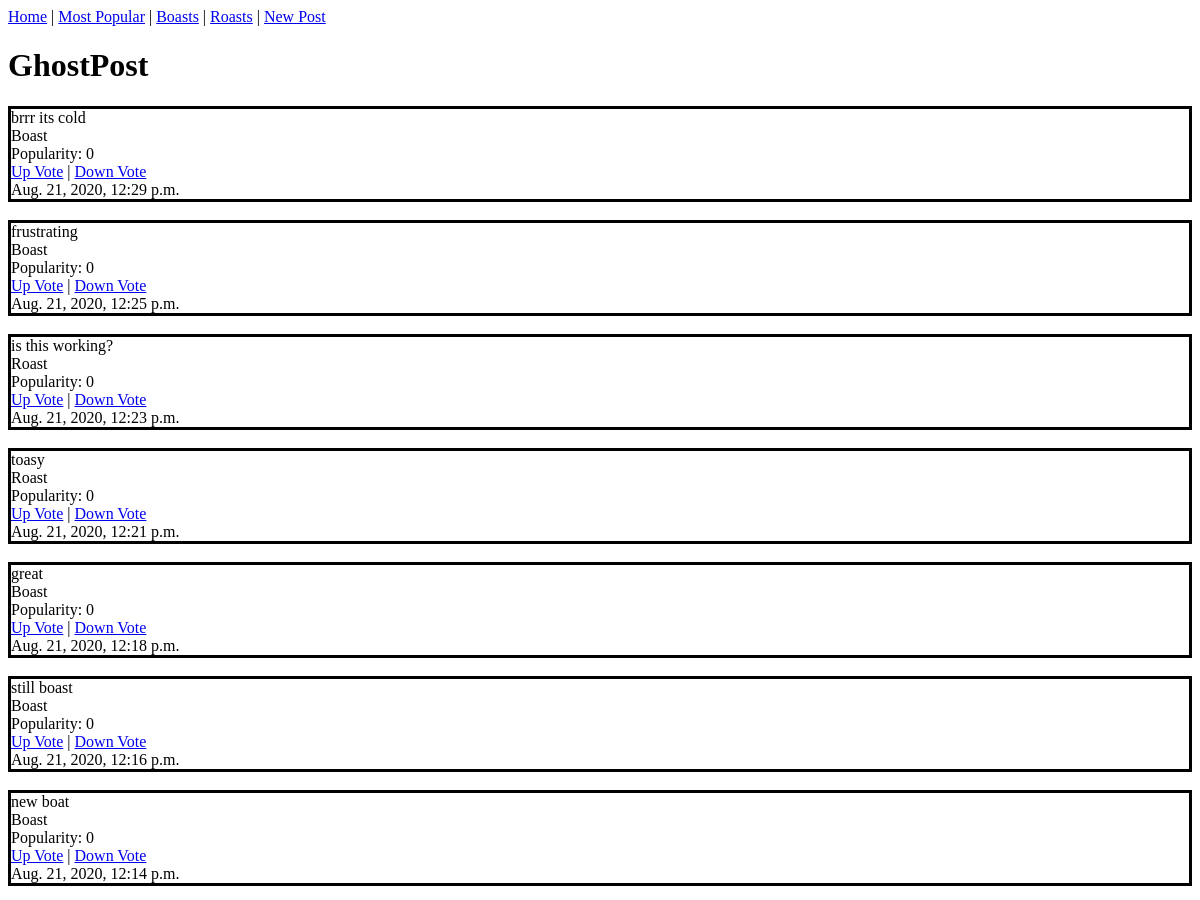
Before: / (upper part) with the older database file.
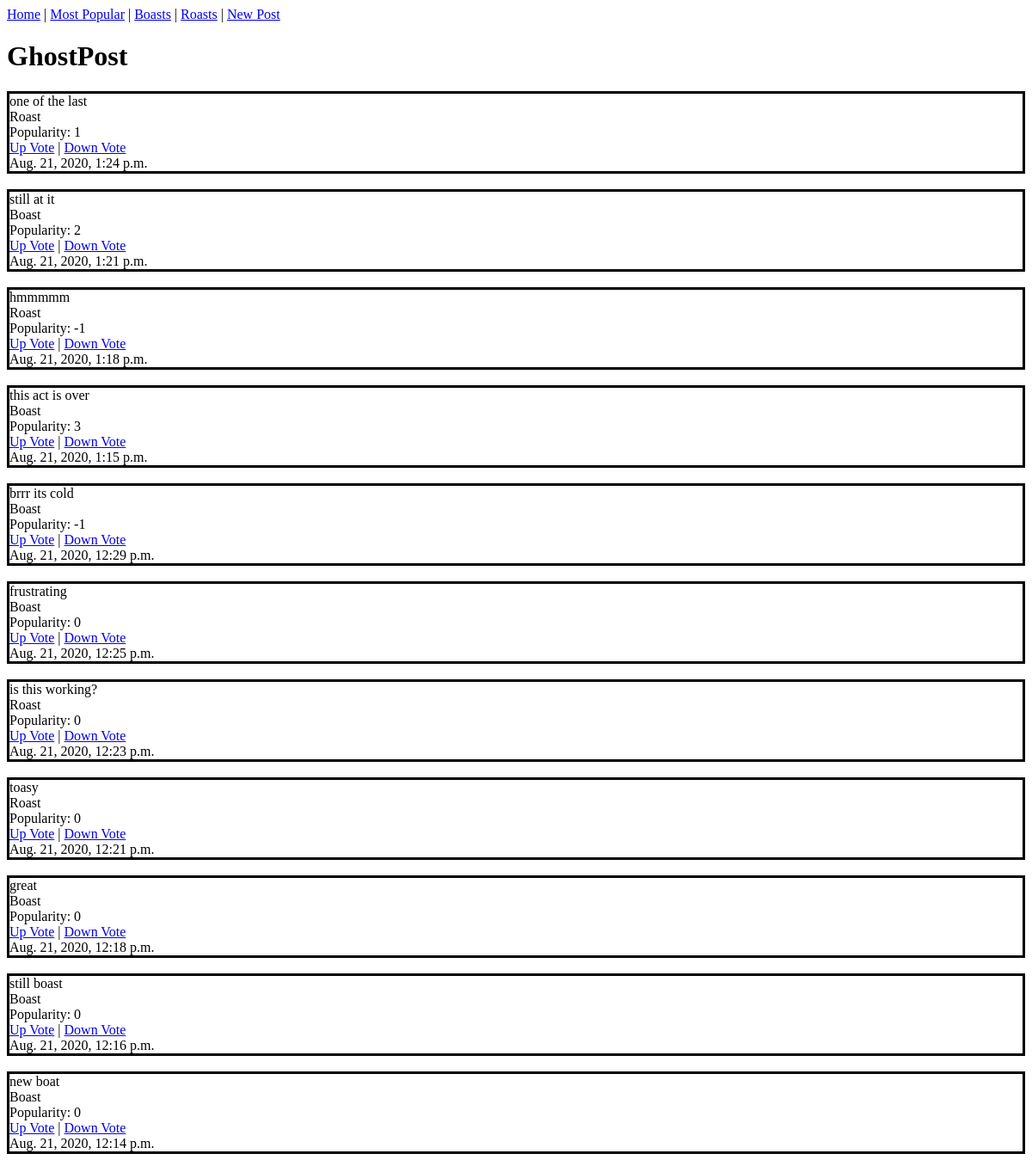
After: the same page with the newer database file.
### ghostapp/models.py (models this page shows, shortened)
class Post(models.Model):
    BOOL_CHOICES = ((True, 'Boast'), (False, 'Roast'))
    boast = models.BooleanField(choices=BOOL_CHOICES, default=False)
    post_content = models.CharField(max_length=140)
    up_votes = models.IntegerField(default=0)
    down_votes = models.IntegerField(default=0)
    total_votes = models.IntegerField(default=0)
    time_stamp = models.DateTimeField(default=timezone.now)

### ghostapp/views.py (the view)
# urls.py: path('', views.index, name='home'),
def index(request):
    all_posts = Post.objects.all().order_by('-time_stamp')
    return render(request, 'index.html', {"posts": all_posts})

### templates/index.html (shortened to what this page needs)
<a href='/'>Home</a> | <a href='/sorted/'>Most Popular</a> | <a href='/boasts/'>Boasts</a> | <a href='/roasts/'>Roasts</a> | <a href="/newpost">New Post</a>
<h1>GhostPost</h1>
{% for post in posts %}
<div style="border:solid black">
    {{post.post_content}}
    <br>
    {% if post.boast %}
        Boast
    {% else %}
        Roast
    {% endif %}
    <br>
    Popularity: {{post.total_votes}}
    <br>
    <a href="/upvote/{{post.id}}">Up Vote</a>   |   <a href="/downvote/{{post.id}}">Down Vote</a>
    <br>
    {{post.time_stamp}}
</div>
{% endfor %}

Changed rows visible on the page:
added Post: post_content "one of the last", boast "Roast", total_votes "1", time_stamp "Aug. 21, 2020, 1:24 p.m."
added Post: post_content "still at it", boast "Boast", total_votes "2", time_stamp "Aug. 21, 2020, 1:21 p.m."
added Post: post_content "hmmmmm", boast "Roast", total_votes "-1", time_stamp "Aug. 21, 2020, 1:18 p.m."
added Post: post_content "this act is over", boast "Boast", total_votes "3", time_stamp "Aug. 21, 2020, 1:15 p.m."
changed Post "brrr its cold": total_votes "0" → "-1"
